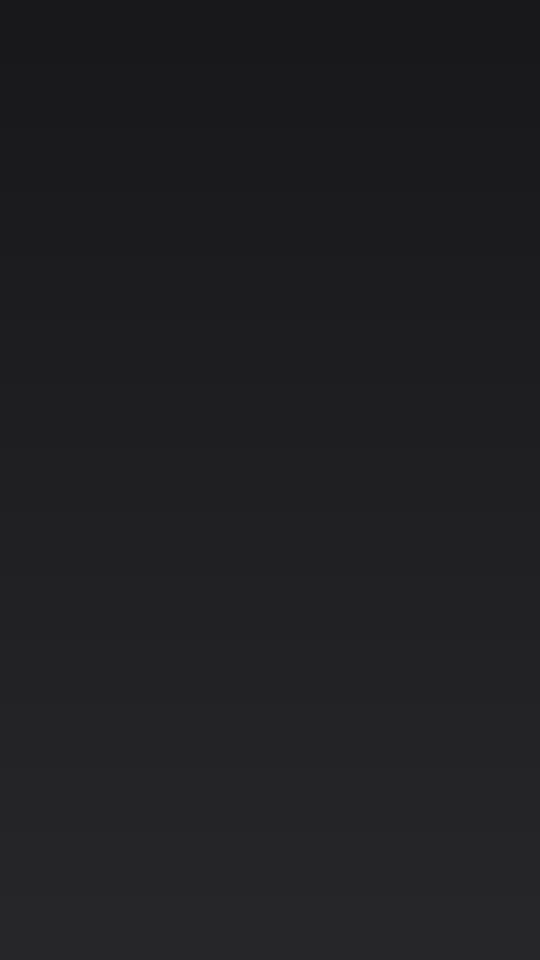
#> input picture assets/images/scene_001.png, 1080 x 1920 px (shown at 1/2 size); its folder holds only this picture in this run
$ python -i image_generator.py   (imports and definitions only)
#> lines starting #> are read from the running program, lines starting #| are printed output that depends on the picture
### src/config.py
"""
Configuración centralizada del pipeline de automatización multimedia.
Carga variables de entorno desde .env y valida rutas y parámetros del sistema.
"""
import os
import re
from pathlib import Path
from typing import Literal
from dotenv import load_dotenv

# Cargar variables de entorno
load_dotenv(override=True)

ROOT_DIR = Path(__file__).resolve().parent.parent

# Rutas estándar del proyecto
ASSETS_DIR = ROOT_DIR / "assets"
IMAGES_DIR = ASSETS_DIR / "images"
AUDIO_DIR = ASSETS_DIR / "audio"
SUBTITLES_DIR = ASSETS_DIR / "subtitles"
# Carpeta de trabajo pesada (FR-19.2): con WORK_DIR en .env, trabajos, temporales y videos viven fuera
# de la carpeta del programa (p. ej. fuera de OneDrive); sin ella se mantiene la estructura de siempre.
WORK_DIR = Path(os.path.expandvars(os.getenv("WORK_DIR", "").strip())).expanduser() if os.getenv("WORK_DIR", "").strip() else None
JOBS_DIR = WORK_DIR / "jobs" if WORK_DIR else ASSETS_DIR / "jobs"
TEMP_DIR = WORK_DIR / "temp" if WORK_DIR else ASSETS_DIR / "temp"
OUTPUT_DIR = WORK_DIR / "output" if WORK_DIR else ROOT_DIR / "output"
SOCIAL_PACKAGES_DIR = OUTPUT_DIR / "social_packages"
LOGS_DIR = ROOT_DIR / "logs"

# Asegurar existencia de directorios operativos
for directory in [ASSETS_DIR, JOBS_DIR, IMAGES_DIR, AUDIO_DIR, SUBTITLES_DIR, TEMP_DIR, OUTPUT_DIR, SOCIAL_PACKAGES_DIR, LOGS_DIR]:
    directory.mkdir(parents=True, exist_ok=True)


# Descubrimiento de modelos de Gemini (FR-19.11): una consulta por proceso a la lista de modelos de la API
TEXT_MODEL_PATTERN = re.compile(r"^gemini-(\d+(\.\d+)?-)?flash(-lite)?(-preview|-latest)?$")
TTS_MODEL_PATTERN = re.compile(r"^gemini-\d+(\.\d+)?-flash(-lite)?(-preview)?-tts(-preview)?$")
_AVAILABLE_MODELS: list = []


# [27 lines left out: functions available_gemini_models, _model_rank, with_discovered_models, not called in this run]


class Settings:
    # --- Rutas de Directorios ---
    ROOT_DIR = ROOT_DIR
    ASSETS_DIR = ASSETS_DIR
    IMAGES_DIR = IMAGES_DIR
    AUDIO_DIR = AUDIO_DIR
    SUBTITLES_DIR = SUBTITLES_DIR
    WORK_DIR = WORK_DIR
    JOBS_DIR = JOBS_DIR
    TEMP_DIR = TEMP_DIR
    OUTPUT_DIR = OUTPUT_DIR
    SOCIAL_PACKAGES_DIR = SOCIAL_PACKAGES_DIR
    LOGS_DIR = LOGS_DIR

    # --- LLM / Guion ---
    LLM_PROVIDER: Literal["gemini", "deepseek"] = os.getenv("LLM_PROVIDER", "gemini").lower() # type: ignore
    GEMINI_API_KEY: str = os.getenv("GEMINI_API_KEY", "")
    DEEPSEEK_API_KEY: str = os.getenv("DEEPSEEK_API_KEY", "")
    DEEPSEEK_BASE_URL: str = os.getenv("DEEPSEEK_BASE_URL", "https://api.deepseek.com")
    GEMINI_MODEL: str = os.getenv("GEMINI_MODEL", "gemini-3.8-flash")
    DEEPSEEK_MODEL: str = os.getenv("DEEPSEEK_MODEL", "deepseek-chat")
    GEMINI_FALLBACK_MODELS: list[str] = [
        "gemini-3.8-flash",
        "gemini-3.7-flash",
        "gemini-3.6-flash",
        "gemini-3.5-flash",
        "gemini-2.5-flash",
        "gemini-flash-latest",
        "gemini-3.5-flash-lite",
        "gemini-2.5-flash-lite",
    ]

    # [18 lines left out: function get_gemini_model_candidates, not called in this run]


    # --- TTS / Síntesis de Voz ---
    TTS_PROVIDER: Literal["gemini", "elevenlabs", "edge-tts"] = os.getenv("TTS_PROVIDER", "gemini").lower() # type: ignore
    GEMINI_TTS_MODEL: str = os.getenv("GEMINI_TTS_MODEL", "gemini-3.8-flash-tts")
    GEMINI_TTS_VOICE: str = os.getenv("GEMINI_TTS_VOICE", "Puck")
    GEMINI_TTS_FALLBACK_MODELS: list[str] = [
        "gemini-3.8-flash-tts",
        "gemini-3.8-flash-lite-tts",
        "gemini-3.1-flash-tts-preview",
        "gemini-2.5-flash-preview-tts",
    ]
    ELEVENLABS_API_KEY: str = os.getenv("ELEVENLABS_API_KEY", "")
    EDGE_TTS_VOICE: str = os.getenv("EDGE_TTS_VOICE", "es-MX-DaliaNeural")
    EDGE_TTS_RATE: str = os.getenv("EDGE_TTS_RATE", "+10%")
    ENABLE_AUDIO_MASTERING: bool = os.getenv("ENABLE_AUDIO_MASTERING", "true").lower() == "true"
    ENABLE_PHONETIC_CORRECTION: bool = os.getenv("ENABLE_PHONETIC_CORRECTION", "true").lower() == "true"

    # [14 lines left out: function get_gemini_tts_candidates, not called in this run]


    # --- Audio Alignment & Whisper ---
    WHISPER_MODEL: str = os.getenv("WHISPER_MODEL", "tiny")
    WHISPER_DEVICE: str = os.getenv("WHISPER_DEVICE", "cpu")
    WHISPER_BEAM_SIZE: int = int(os.getenv("WHISPER_BEAM_SIZE", "1"))

    # --- Generación de Imágenes y Recursos Visuales ---
    IMAGE_PROVIDER: Literal["pollinations", "imagen", "fal", "replicate", "stability", "pexels"] = os.getenv( # type: ignore
        "IMAGE_PROVIDER", "pollinations"
    ).lower()
    IMAGE_API_KEY: str = os.getenv("IMAGE_API_KEY", "")
    POLLINATIONS_API_KEY: str = os.getenv("POLLINATIONS_API_KEY", "")
    PEXELS_API_KEY: str = os.getenv("PEXELS_API_KEY", "")
    IMAGE_ASPECT_RATIO: str = os.getenv("IMAGE_ASPECT_RATIO", "16:9")
    CONCURRENT_IMAGE_WORKERS: int = int(os.getenv("CONCURRENT_IMAGE_WORKERS", "2"))
    ENABLE_IMAGE_ENHANCEMENT: bool = os.getenv("ENABLE_IMAGE_ENHANCEMENT", "true").lower() in ("true", "1", "yes")
    ENABLE_IMAGE_QA_GATEKEEPER: bool = os.getenv("ENABLE_IMAGE_QA_GATEKEEPER", "true").lower() in ("true", "1", "yes")
    GEMINI_VISION_FALLBACK_MODELS: list[str] = [
        "gemini-2.5-flash",
        "gemini-flash-latest",
        "gemini-2.5-flash-lite",
    ]

    # [6 lines left out: function get_gemini_vision_candidates, not called in this run]

    # --- Duración y Estructura ---
    DEFAULT_DURATION_MINUTES: float = float(os.getenv("DEFAULT_DURATION_MINUTES", "2.5"))

    DEFAULT_ASPECT_RATIO: str = os.getenv("DEFAULT_ASPECT_RATIO", "9:16")

    # --- Montaje de Video (Optimización de Rendimiento) ---
    OUTPUT_RESOLUTION: str = os.getenv("OUTPUT_RESOLUTION", "1080x1920")
    OUTPUT_FPS: int = int(os.getenv("OUTPUT_FPS", "30"))
    CONCURRENT_CLIP_WORKERS: int = int(os.getenv("CONCURRENT_CLIP_WORKERS", "2"))
    FFMPEG_PRESET: str = os.getenv("FFMPEG_PRESET", "veryfast")
    FFMPEG_CRF: str = os.getenv("FFMPEG_CRF", "19")

    # [13 lines left out: functions get_dimensions, get_zoom_buffer, not called in this run]

    # --- YouTube API ---
    YOUTUBE_CLIENT_SECRET_FILE: str = os.getenv("YOUTUBE_CLIENT_SECRET_FILE", "client_secrets.json")
    YOUTUBE_TOKEN_FILE: str = os.getenv("YOUTUBE_TOKEN_FILE", "token.json")
    YOUTUBE_PRIVACY_STATUS: Literal["private", "unlisted", "public"] = os.getenv( # type: ignore
        "YOUTUBE_PRIVACY_STATUS", "private"
    ).lower()

    # --- Instagram Reels (Meta Graph API) ---
    INSTAGRAM_ACCESS_TOKEN: str = os.getenv("INSTAGRAM_ACCESS_TOKEN", "")
    INSTAGRAM_BUSINESS_ACCOUNT_ID: str = os.getenv("INSTAGRAM_BUSINESS_ACCOUNT_ID", "")

    # --- TikTok Content Posting API ---
    TIKTOK_ACCESS_TOKEN: str = os.getenv("TIKTOK_ACCESS_TOKEN", "")
    TIKTOK_CREATOR_ID: str = os.getenv("TIKTOK_CREATOR_ID", "")

    # --- Webhooks Multi-Plataforma (Metricool, Buffer, Make, n8n) ---
    SOCIAL_WEBHOOK_URL: str = os.getenv("SOCIAL_WEBHOOK_URL", "")

    # --- Buffer GraphQL API (YouTube, Instagram, TikTok) ---
    BUFFER_ACCESS_TOKEN: str = os.getenv("BUFFER_ACCESS_TOKEN", "")
    BUFFER_SHARE_MODE: str = os.getenv("BUFFER_SHARE_MODE", "shareNow")

    # Archivos clave de salida
    SCRIPT_JSON_PATH = ASSETS_DIR / "script.json"
    ALIGNED_SCENES_PATH = ASSETS_DIR / "aligned_scenes.json"
    NARRATION_AUDIO_PATH = AUDIO_DIR / "narration.mp3"
    SUBTITLES_SRT_PATH = SUBTITLES_DIR / "subtitles.srt"
    FINAL_VIDEO_PATH = OUTPUT_DIR / "video_final.mp4"


settings = Settings()

### src/image_generator.py
"""
Módulo de Generación y Descarga de Imágenes Reales y Coherentes.
100% enfocado en imágenes fotográficas reales y de alta resolución (1920x1080).
Soporta:
1. Google Imagen 3 (vía SDK google-genai)
2. Fal.ai (Flux Schnell en 16:9)
3. Stability AI / Replicate
4. API de Pexels (fotos de stock reales si se define PEXELS_API_KEY)
5. Pollinations.ai vía URL directa: https://image.pollinations.ai/prompt/{prompt}?width=1920&height=1080&nologo=true
6. NASA Deep Space & Cosmology Archive (fotografías espaciales reales en 4K)
7. Wikimedia Commons (archivo histórico real)
Los candidatos se auditan por lote con Gemini Vision (src/quality_gate.py); ninguno se aprueba sin auditoría visual.
"""
import hashlib
import os
import re
import shutil
import time
import urllib.parse
from concurrent.futures import ThreadPoolExecutor, as_completed
from functools import lru_cache
from pathlib import Path
from typing import Callable, List, Optional
import requests

from src.config import settings
from src.logger import logger
from src.quality_gate import SOURCE_KINDS, audit_images_batch, find_duplicates, load_manifest, save_manifest, vote_on_doubtful
from src.script_generator import Scene

# Encabezados estándar de navegador para evitar bloqueos
BROWSER_HEADERS = {
    "User-Agent": (
        "Mozilla/5.0 (Windows NT 10.0; Win64; x64) "
        "AppleWebKit/537.36 (KHTML, like Gecko) "
        "Chrome/124.0.0.0 Safari/537.36"
    ),
    "Accept": "image/avif,image/webp,image/apng,image/svg+xml,image/*,*/*;q=0.8",
}


# [63 lines left out: functions _generate_with_google_imagen, _generate_with_fal, not called in this run]


MAX_CROP_RATIO = 1.25  # por encima, recortar perdería demasiado: se usa fondo desenfocado


def _fit_with_blurred_background(im, target_w: int, target_h: int):
    """Coloca la imagen completa (ajustada al ancho o alto) sobre una versión desenfocada y oscurecida de sí misma."""
    from PIL import Image, ImageEnhance, ImageFilter, ImageOps
    background = ImageOps.fit(im, (target_w, target_h), method=Image.Resampling.LANCZOS)
    background = background.filter(ImageFilter.GaussianBlur(radius=40))
    background = ImageEnhance.Brightness(background).enhance(0.55)
    foreground = ImageOps.contain(im, (target_w, target_h), method=Image.Resampling.LANCZOS)
    background.paste(foreground, ((target_w - foreground.width) // 2, (target_h - foreground.height) // 2))
    return background


def _normalize_image_to_resolution(image_path: Path, aspect_ratio: str = "16:9") -> bool:
    """
    Garantiza que la imagen esté exactamente en resolución requerida:
    1920x1080 (16:9) o 1080x1920 (9:16 vertical), sin bordes negros ni distorsión.
    Si el formato de origen difiere mucho (ej. foto horizontal de archivo en video vertical),
    la coloca completa sobre un fondo desenfocado en vez de recortar el centro.
    Aplica mejoras visuales sutiles (contraste, nitidez) si está habilitado.
    """
    try:
        from PIL import Image, ImageOps, ImageEnhance
        target_w, target_h = (1080, 1920) if aspect_ratio == "9:16" else (1920, 1080)
        with Image.open(image_path) as im:
            im = im.convert("RGB")
            src_ratio, dst_ratio = im.width / im.height, target_w / target_h
            if max(src_ratio, dst_ratio) / min(src_ratio, dst_ratio) > MAX_CROP_RATIO:
                fitted = _fit_with_blurred_background(im, target_w, target_h)
            else:
                fitted = ImageOps.fit(im, (target_w, target_h), method=Image.Resampling.LANCZOS)

            # Optimización estética para estilo documental cinematográfico
            if getattr(settings, "ENABLE_IMAGE_ENHANCEMENT", True):
                try:
                    fitted = ImageEnhance.Sharpness(fitted).enhance(1.12)
                    fitted = ImageEnhance.Contrast(fitted).enhance(1.06)
                except Exception as enh_e:
                    logger.debug("Omitiendo mejora estética: {}", enh_e)

            fitted.save(image_path, format="PNG", optimize=True)
            return True
    except Exception as e:
        logger.warning("No se pudo normalizar imagen {} a {}: {}", image_path.name, aspect_ratio, e)
        return False


# [115 lines left out: functions _extract_keywords_from_prompt, _build_cohesive_prompt, _pollinations_key, _generate_with_pollinations_flux, not called in this run]


_WIKIMEDIA_HEADERS = {"User-Agent": "EducationalVideoBot/1.0 (educational; open-source documentary)"}
_BLOCKED_LICENSE = re.compile(r"\b(NC|ND)\b|non-?commercial|no derivatives", re.IGNORECASE)
_ARCHIVE_TRANSLATIONS = {
    "agujeros negros": "black hole",
    "agujero negro": "black hole",
    "segunda guerra mundial": "world war ii",
    "primera guerra mundial": "world war i",
    "biblioteca de alejandria": "library of alexandria ancient",
    "multiverso": "multiverse physics",
    "inmortalidad cuantica": "quantum physics",
}


def _strip_html(value: str) -> str:
    value = re.sub(r'<span style="display: ?none;?">.*?</span>', "", value or "")
    return re.sub(r"\s+", " ", re.sub(r"<[^>]+>", "", value)).strip()


# [118 lines left out: functions _wikimedia_search, _scene_archive_queries, _era_places, _download_candidate, _fetch_from_archive, not called in this run]


def _fetch_from_wikimedia_commons(queries: list[tuple[str, int]], output_path: Path, aspect_ratio: str = "16:9", index: int = 0) -> Optional[dict]:
    target_width = 1080 if aspect_ratio == "9:16" else 1920
    return _fetch_from_archive(lambda q: _wikimedia_search(q, target_width), "Wikimedia Commons", queries, output_path, aspect_ratio, index)


_OPENVERSE_PUBLIC_DOMAIN = {"cc0", "pdm"}


# [41 lines left out: function _openverse_search, not called in this run]


def _fetch_from_openverse(queries: list[tuple[str, int]], output_path: Path, aspect_ratio: str = "16:9", index: int = 0) -> Optional[dict]:
    return _fetch_from_archive(_openverse_search, "Openverse", queries, output_path, aspect_ratio, index)


# [155 lines left out: functions _pexels_search, _fetch_from_pexels, _fetch_from_nasa_archive, _generate_procedural_fallback_image, not called in this run]


# Máximo de candidatos por fuente para cada escena
_SOURCE_LIMITS = {
    "wikimedia_topic": 4, "wikimedia_scene": 5, "openverse": 4, "pexels": 3, "nasa": 1,
    "fal": 1, "imagen": 1, "pollinations": 2,
}
MAX_AUDIT_ROUNDS = 8  # cada ronda prueba un candidato por escena pendiente y cuesta una llamada de visión
# "Reparar escenas" (FR-19.3): candidatos extra por fuente para escenas cuya búsqueda ya se agotó
REPAIR_BONUS = {"wikimedia_topic": 2, "wikimedia_scene": 2, "openverse": 2, "pollinations": 3}

FetchFn = Callable[[Path, int], Optional[dict]]


def _ai_meta(provider_name: str, ok: bool) -> Optional[dict]:
    return {"title": "", "author": provider_name, "license": "Generada por IA", "attribution_required": False} if ok else None


# [71 lines that did not run here, left out]


def _fetch_next_candidate(state: dict, output_path: Path) -> Optional[str]:
    """
    Descarga el siguiente candidato del plan de fuentes de la escena.
    Retorna el nombre de la fuente (y deja sus metadatos en state["meta"]) o None si no quedan candidatos.
    """
    plan = state["plan"]
    while state["pos"] < len(plan):
        name, fetch = plan[state["pos"]]
        tries = state["tries"].get(name, 0)
        if tries >= _SOURCE_LIMITS[name] + state.get("bonus", {}).get(name, 0):
            state["pos"] += 1
            continue
        state["tries"][name] = tries + 1
        try:
            meta = fetch(output_path, tries)
        except Exception as e:
            logger.warning("Fuente '{}' falló para escena #{:03d}: {}", name, state["idx"], e)
            meta = None
        if meta is not None and output_path.exists() and output_path.stat().st_size > 10000:
            state["meta"] = meta
            return name
        state["pos"] += 1  # fuente caída o sin más resultados: pasar a la siguiente
    return None


# [2 lines that did not run here, left out]


# [165 lines that did not run here, left out]

>>> result = _normalize_image_to_resolution('../assets/images/scene_001.png')
#> in _normalize_image_to_resolution, im is the input picture: PIL image 1080x1920 RGB; mean R, G, B 31, 31, 34
#> in _fit_with_blurred_background, `foreground = ImageOps.contain(im, (target_w, target_h), method=Image.R..`:
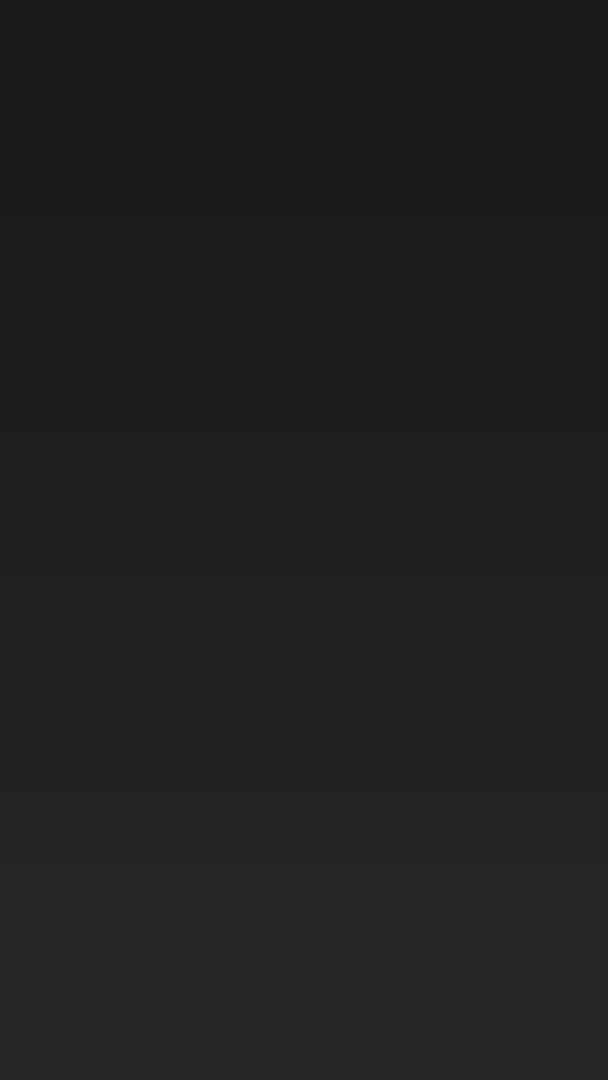
#> foreground: PIL image 608x1080 RGB; mean R, G, B 31, 31, 34
#> in _fit_with_blurred_background, `background.paste(foreground, ((target_w - foreground.width) // 2, (tar..`:
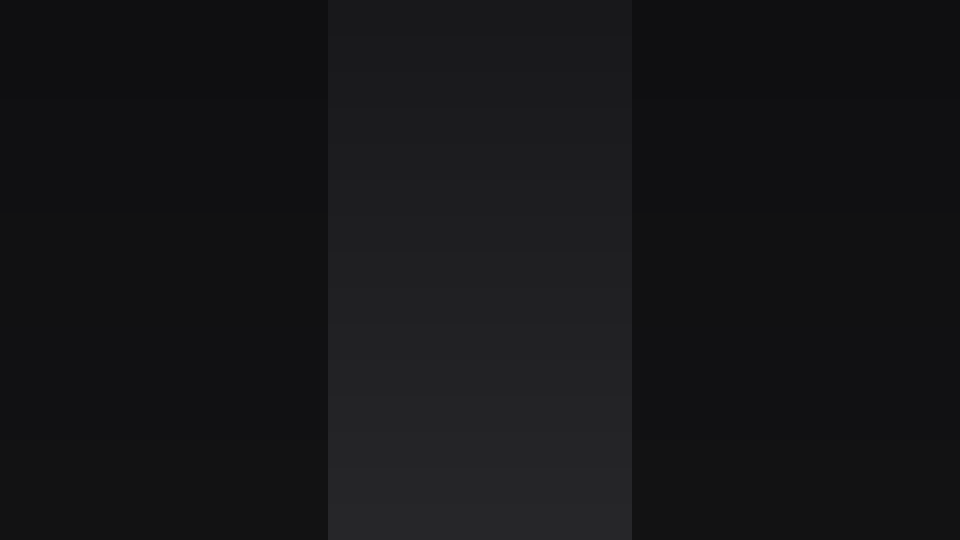
#> background: PIL image 1920x1080 RGB (shown at 1/2 size); mean R, G, B 21.2, 21.2, 23.2
